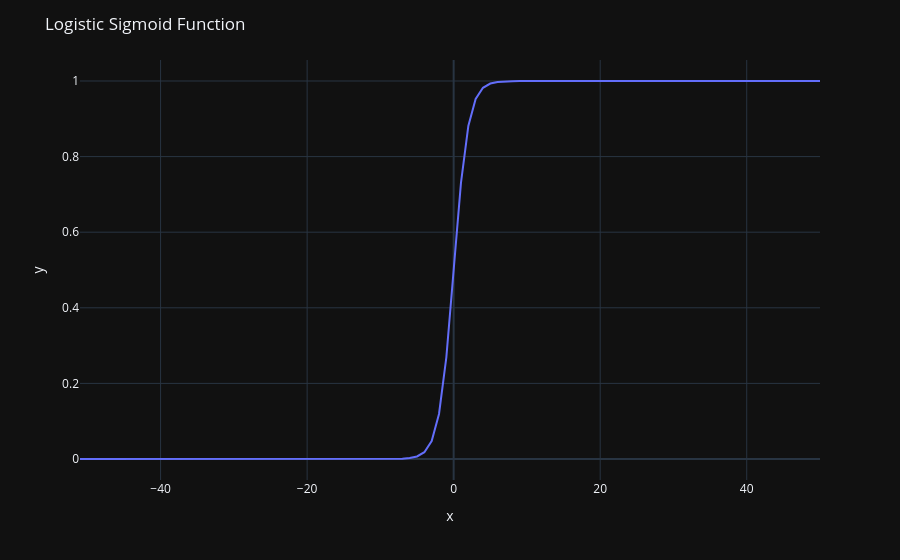

Here is the notebook cell this chart was saved with:
### Code cell
fig = px.line(x=x, y=y)
fig.update_layout(title="Logistic Sigmoid Function", template='plotly_dark')
fig.show()

### Figure 1 — Plotly figure (JSON) as saved in the notebook; plotly's stock layout.template omitted (floating-point values rounded to 4 significant figures)
{"data": [{"hovertemplate": "x=%{x}<br>y=%{y}<extra></extra>", "legendgroup": "", "line": {"color": "#636efa", "dash": "solid"}, "marker": {"symbol": "circle"}, "mode": "lines", "name": "", "orientation": "v", "showlegend": false, "type": "scatter", "x": [-51, -50, -49, -48, -47, -46, -45, -44, -43, -42, -41, -40, -39, -38, -37, -36, -35, -34, -33, -32, -31, -30, -29, -28, -27, -26, -25, -24, -23, -22, -21, -20, -19, -18, -17, -16, -15, -14, -13, -12, -11, -10, -9, -8, -7, -6, -5, -4, -3, -2, -1, 0, 1, 2, 3, 4, 5, 6, 7, 8, 9, 10, 11, 12, 13, 14, 15, 16, 17, 18, 19, 20, 21, 22, 23, 24, 25, 26, 27, 28, 29, 30, 31, 32, 33, 34, 35, 36, 37, 38, 39, 40, 41, 42, 43, 44, 45, 46, 47, 48, 49, 50], "xaxis": "x", "y": [7.095e-23, 1.929e-22, 5.243e-22, 1.425e-21, 3.874e-21, 1.053e-20, 2.863e-20, 7.781e-20, 2.115e-19, 5.75e-19, 1.563e-18, 4.248e-18, 1.155e-17, 3.139e-17, 8.533e-17, 2.32e-16, 6.305e-16, 1.714e-15, 4.659e-15, 1.266e-14, 3.442e-14, 9.358e-14, 2.544e-13, 6.914e-13, 1.88e-12, 5.109e-12, 1.389e-11, 3.775e-11, 1.026e-10, 2.789e-10, 7.583e-10, 2.061e-09, 5.603e-09, 1.523e-08, 4.14e-08, 1.125e-07, 3.059e-07, 8.315e-07, 2.26e-06, 6.144e-06, 1.67e-05, 4.54e-05, 0.0001234, 0.0003354, 0.0009111, 0.002473, 0.006693, 0.01799, 0.04743, 0.1192, 0.2689, 0.5, 0.7311, 0.8808, 0.9526, 0.982, 0.9933, 0.9975, 0.9991, 0.9997, 0.9999, 1.0, 1.0, 1.0, 1.0, 1.0, 1.0, 1.0, 1, 1, 1, 1, 1, 1, 1, 1, 1, 1, 1, 1, 1, 1, 1, 1, 1, 1, 1, 1, 1, 1, 1, 1, 1, 1, 1, 1, 1, 1, 1, 1, 1, 1], "yaxis": "y"}], "layout": {"autosize": true, "legend": {"tracegroupgap": 0}, "margin": {"t": 60}, "title": {"text": "Logistic Sigmoid Function"}, "xaxis": {"anchor": "y", "autorange": true, "domain": [0, 1], "range": [-51, 50], "title": {"text": "x"}, "type": "linear"}, "yaxis": {"anchor": "x", "autorange": true, "domain": [0, 1], "range": [-0.05556, 1.056], "title": {"text": "y"}, "type": "linear"}}}
